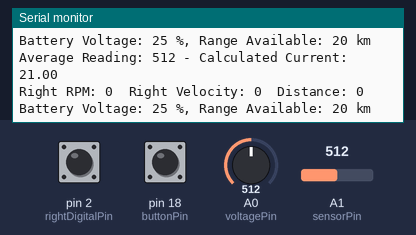
This sketch was run on a simulated Arduino Mega 2560, built with avr-gcc and run on an emulated ATmega2560. Shown: the last lines printed to the serial monitor. The test bench sets the inputs (shaded band); at power-on: A0 (voltagePin) = 512, pin 2 (rightDigitalPin) LOW, pin 18 (buttonPin) LOW, A1 (sensorPin) = 512.

Above: at 4.2 s.
4.3 s: A0 (voltagePin) set to 327
At 4.47 s:
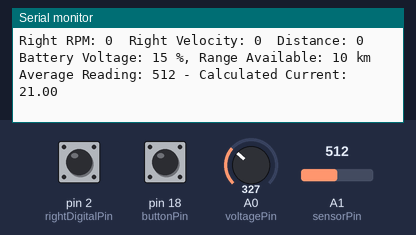
7.3 s: A0 (voltagePin) set to 294
At 7.64 s:
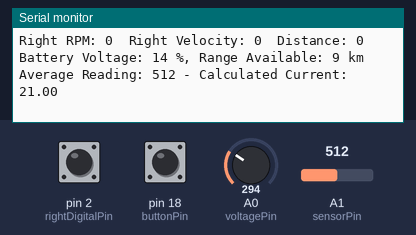
Timing chart, 0 to 10.3 s (numbered marks = the images above; inputs shaded):
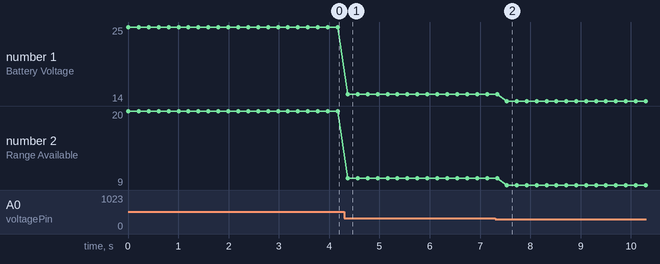

Measured:
- after the input at 4.3 s, the serial monitor: prints a new line after 0.07 s (image 1)
- after the input at 7.3 s, the serial monitor: prints a new line after 0.24 s (image 2)
- plotted number 1: 25 → 15 after the input at 4.3 s, 15 → 14 after the input at 7.3 s
- plotted number 2: 20 → 10 after the input at 4.3 s, 10 → 9 after the input at 7.3 s

The sketch:

voltage_shunt_speed.ino
```cpp
//====== voltage \ shunt and speed=============
  #include "EasyNextionLibrary.h"
//============================= SOC and Range ==================================
#define voltagePin A0
const float R1 = 100000.0;
const float R2 = 10000.0;
const float maxVoltage = 54.5;
const float minVoltage = 3.4;
const float batteryCapacityWh = 80.0 * 52;
const float avgConsumptionWhPerKm = 70;
unsigned long lastSOCTime = 0;
int soc = 0;
int rangeAvailable = 0;
int batteryVoltage = 0;
float bias = 0.145;
//============================= Shunt & Current ===================================
const float shuntResistorValue = 0.00025;
const float batteryCapacity = 160;
////#define shuntPin A1
//int current = 0;
//const float slope = 0.273; // Slope from calibration formula
//const float intercept = -1.384; // Intercept from calibration formula
//int sensorValue = 0;   // variable to store the sensor reading
//int readings[10];      // array to hold 10 readings
//int total = 0;         // variable to store the sum of readings
//int avg = 0;       // variable to store the avg of readings
const int analogPin = A1;  // Pin where the analog sensor is connected

//const float a = 0.0426;  // Adjusted coefficient
//const int baseReading = 857;
//const float baseCurrent = 0.4;
//const float maxCurrent = 21.0;
//const int maxAnalogReading = 879;  // Maximum analog reading for max current
int sensorPin = A1;   // select the input pin for the sensor
int sensorValue = 0;  // variable to store the sensor reading
int readings[10];     // array to hold 10 readings
int total = 0;        // variable to store the sum of readings
int average = 0;      // variable to store the average of readings
float current = 0.0;  // variable to store the calculated current

//============================= RPM (Hall effect sensors) ===================================
// Constants
const int rightDigitalPin = 2;  // Pin connected to the right sensor
const int timeout = 30;         // Timeout period in milliseconds

// Variables
volatile int rightCount = 0;             // Number of magnet detections
volatile unsigned long rightLast = 0;    // Last detection time
volatile unsigned long rightPeriod = 0;  // Time between detections
volatile int rightDigitalVal = 0;        // Current sensor state
volatile int rightState = LOW;           // Previous sensor state
volatile int rightResetter = 0;          // Counter for timeout

int rightRPM = 0;              // Right wheel RPM
int rightVelocity = 0;         // Right wheel velocity
int distanceCovered = 0;       // Distance covered by the wheel
int last_distanceCovered = 0;  // Last recorded distance

//Laps

#define buttonPin 18  // Button pin
static int numberOfLaps = 0;
bool lapCounted = false;  // Flag to prevent multiple lap counts

// Variables for start location
float startLat = 0.0;
float startLng = 0.0;
bool startLocationSet = false;

//Laps
int buttonState = 0;                 // Variable to store the current button state
int lastButtonState = 0;             // Variable to store the previous button state
int totalLaps = 0;                   // Counter for button presses
unsigned long lastDebounceTime = 0;  // Last time the button state was toggled
unsigned long debounceDelay = 50;    // Debounce delay in milliseconds


void setup() {
  // put your setup code here, to run once:
  Serial.begin(9600);
  Serial3.begin(9600);
  Serial1.begin(9600);
  // speed pins
  pinMode(rightDigitalPin, INPUT);

  attachInterrupt(digitalPinToInterrupt(buttonPin), getLapsCounterISR, CHANGE);  // Attach the interrupt to the button pin
}

void loop() {
  // put your main code here, to run repeatedly:
  printSOC();
  printCurrent();
  printRPM();

}


void printSOC() {
  int sensorValue = analogRead(voltagePin);
  float voltage = sensorValue * (5.0 / 1023.0) - bias;
  batteryVoltage = voltage * ((R1 + R2) / R2);
  soc = map(batteryVoltage, minVoltage, maxVoltage, 0, 100);

  // Calculate the remaining energy in the battery (in Wh)
  float remainingEnergyWh = (soc / 100.0) * batteryCapacityWh;
  // Calculate the range available (in km)
  rangeAvailable = (remainingEnergyWh / avgConsumptionWhPerKm) * 0.8;
  Serial.print("Battery Voltage: ");
  Serial.print(batteryVoltage);


  //============send to screen =============
  Serial3.print("GPS.volt.val=");
  Serial3.print(batteryVoltage);
  Serial3.write(0xff);
  Serial3.write(0xff);
  Serial3.write(0xff);

  //  Serial.print(" V, State of Charge: ");
  //  Serial.print(soc);

  // send to screen
  Serial3.print(F("main.SOC.val="));
  Serial3.print(soc);
  Serial3.write(0xff);
  Serial3.write(0xff);
  Serial3.write(0xff);

  Serial.print(" %, Range Available: ");
  Serial.print(rangeAvailable);
  Serial.println(" km");

  Serial3.print("GPS.remaining.val=");
  Serial3.print(rangeAvailable);
  Serial3.write(0xff);
  Serial3.write(0xff);
  Serial3.write(0xff);

  Serial3.print(F("GPS.cover.val="));
  Serial3.print(distanceCovered);
  Serial3.write(0xff);
  Serial3.write(0xff);
  Serial3.write(0xff);
  //=======send to screen =================
}


//float analogToCurrent(int analogReading) {
//    if (analogReading >= maxAnalogReading) {
//    return maxCurrent;
//  } else if (analogReading <= baseReading) {
//    return baseCurrent;
//  } else {
//    // Parabolic interpolation
//    return a * pow(analogReading - baseReading, 2) + baseCurrent;
//  }
//}
void printCurrent() {
  total = 0;  // Reset total before taking new readings

  // Take 10 readings
  for (int i = 0; i < 10; i++) {
    readings[i] = analogRead(sensorPin);
    total += readings[i];
    delay(10);  // Small delay between readings
  }

  // Calculate the average
  average = total / 10;

  // Calculate current using piecewise linear interpolation
  if (average <= 190) {
    current = 0.4;  // Clamp to 0.4 A for any reading <= 180
    //  } else if (average <= 226) {
    //    // Interpolate between (180, 0.4 A) and (190, 10 A)
    //    current = 0.4 + (average - 180) * (10.0 - 0.4) / (190 - 180);
  } else if (average <= 228) {
    // Interpolate between (190, 10 A) and (210, 12 A)
    current = 10.0 + (average - 190) * (12.0 - 10.0) / (210 - 190);
    //  } else if (average <= 23) {
    //    // Interpolate between (210, 12 A) and (225, 21 A)
    //    current = 12.0 + (average - 210) * (21.0 - 12.0) / (225 - 210);
  } else {
    current = 21.0;  // Clamp to 21 A for any reading > 225
  }


  // Print the average reading and the corresponding current
  Serial.print("Average Reading: ");
  Serial.print(average);
  Serial.print(" - Calculated Current: ");
  Serial.println(current);

  //  delay(500); // Delay before the next set of readings


  // =======send to screen
  Serial3.print("GPS.current.val=");
  Serial3.print(current);
  Serial3.write(0xff);
  Serial3.write(0xff);
  Serial3.write(0xff);
}


void printRPM() {
  rightDigitalVal = digitalRead(rightDigitalPin);  // Read right sensor data

  // Handle rising edge detection (LOW to HIGH transition)
  if (rightDigitalVal == HIGH && rightState == LOW) {
    rightCount++;
    rightResetter = 0;
    rightPeriod = millis() - rightLast;
    rightLast = millis();
    rightState = HIGH;
  }
  // Handle falling edge detection (HIGH to LOW transition)
  else if (rightDigitalVal == LOW && rightState == HIGH) {
    rightState = LOW;
  }
  // Handle timeout condition
  else {
    rightResetter++;
    if (rightResetter >= timeout) {  // If there is no reading for the timeout period, reset the readings
      rightPeriod = 0;
      rightLast = 0;
      rightResetter = 0;
      rightRPM = 0;
    }
  }

  // Calculate RPM and velocity only if period is valid (non-zero)
  if (rightPeriod > 0) {
    rightRPM = (60000.0 / (rightPeriod * 2.0));  // Multiply by 2.0 because there are two magnets
    rightVelocity = rightRPM * 0.20724;          // Velocity calculation based on RPM
  }

  // Calculate distance covered
  last_distanceCovered = distanceCovered;
  distanceCovered = (rightCount / 2.0) * 0.55 * 3.14;  // Divide by 2 because two magnets equal one full wheel revolution
  if (distanceCovered == 0) {
    distanceCovered = last_distanceCovered;
  }

  // Print results to serial monitor
  Serial.print("Right RPM: ");
  Serial.print(rightRPM);
  Serial.print("\tRight Velocity: ");
  Serial.print(rightVelocity);
  Serial.print("\tDistance: ");
  Serial.println(distanceCovered);

  Serial3.print(F("main.kmh.val="));
  Serial3.print(rightVelocity);
  Serial3.write(0xff);
  Serial3.write(0xff);
  Serial3.write(0xff);
  Serial3.print(F("main.rpm.val="));
  Serial3.print(rightRPM);
  Serial3.write(0xff);
  Serial3.write(0xff);
  Serial3.write(0xff);
  Serial3.print(F("GPS.cover.val="));
  Serial3.print(distanceCovered);
  Serial3.write(0xff);
  Serial3.write(0xff);
  Serial3.write(0xff);
}

void getLapsCounterISR() {
  Serial.print("Laps: ");
  Serial.print(totalLaps);
  if ((millis() - lastDebounceTime) > debounceDelay) {
    int reading = digitalRead(buttonPin);
    if (reading != lastButtonState) {
      lastDebounceTime = millis();
      if (reading == HIGH) {
        delay(100);
        // Serial.print("Laps: ");
        //Serial.print(totalLaps);
        Serial3.print("main.laps.val++");
        Serial3.write(0xff);
        Serial3.write(0xff);
        Serial3.write(0xff);
      }
    }
    lastButtonState = reading;
  }
}


// void sendToNextion() {
//   // Connect TX:14    RX:15

//   Serial3.print(F("main.SOC.val="));
//   Serial3.print(soc);
//   Serial3.write(0xff);
//   Serial3.write(0xff);
//   Serial3.write(0xff);
//   //laps
//   Serial3.print(F("main.laps.val="));
//   Serial3.print(totalLaps);
//   Serial3.write(0xff);
//   Serial3.write(0xff);
//   Serial3.write(0xff);
//   Serial3.print("GPS.remaining.val=");
//   Serial3.print(rangeAvailable);
//   Serial3.write(0xff);
//   Serial3.write(0xff);
//   Serial3.write(0xff);

//   // send current, voltage
//   Serial3.print("GPS.current.val=");
//   Serial3.print(current);
//   Serial3.write(0xff);
//   Serial3.write(0xff);
//   Serial3.write(0xff);

//   Serial3.print("GPS.volt.val=");
//   Serial3.print(batteryVoltage);
//   Serial3.write(0xff);
//   Serial3.write(0xff);
//   Serial3.write(0xff);
//   current =5; batteryVoltage=45;
// }
```
